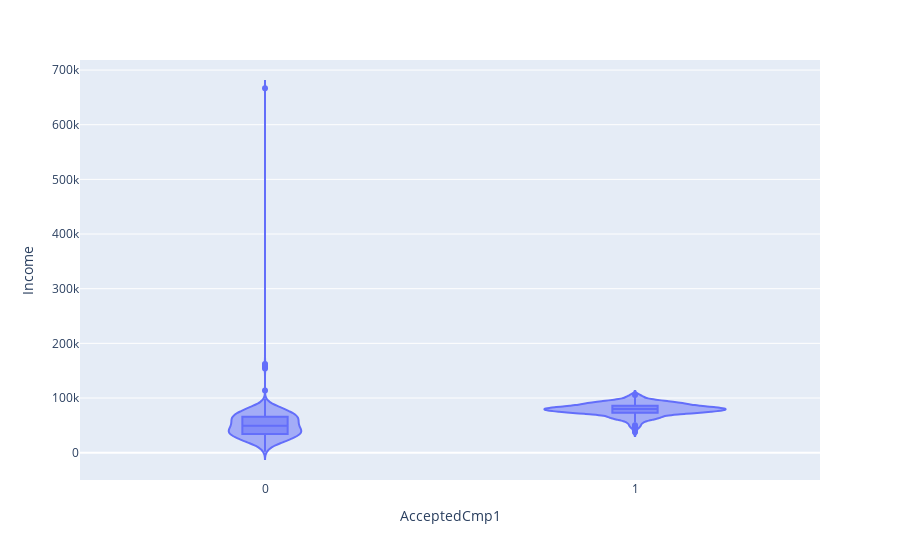

Notebook code for this chart:
### Code cell
fig = px.violin(df, y= 'Income', x = 'AcceptedCmp1', box = True)
fig.show()

### Figure 1 — Plotly figure (JSON) as saved in the notebook; plotly's stock layout.template omitted (floating-point values rounded to 4 significant figures; data arrays with more than 128 entries replaced by an {"elided": "..."} marker saying what was removed)
{"data": [{"alignmentgroup": "True", "box": {"visible": true}, "hovertemplate": "AcceptedCmp1=%{x}<br>Income=%{y}<extra></extra>", "legendgroup": "", "marker": {"color": "#636efa"}, "name": "", "offsetgroup": "", "orientation": "v", "scalegroup": "True", "showlegend": false, "type": "violin", "x": {"elided": "2240 int values"}, "x0": " ", "xaxis": "x", "y": {"elided": "2240 int values"}, "y0": " ", "yaxis": "y"}], "layout": {"autosize": true, "legend": {"tracegroupgap": 0}, "margin": {"t": 60}, "violinmode": "group", "xaxis": {"anchor": "y", "autorange": true, "domain": [0, 1], "range": [-0.5, 1.5], "title": {"text": "AcceptedCmp1"}, "type": "linear"}, "yaxis": {"anchor": "x", "autorange": true, "domain": [0, 1], "range": [-49990.0, 718400.0], "title": {"text": "Income"}, "type": "linear"}}}
